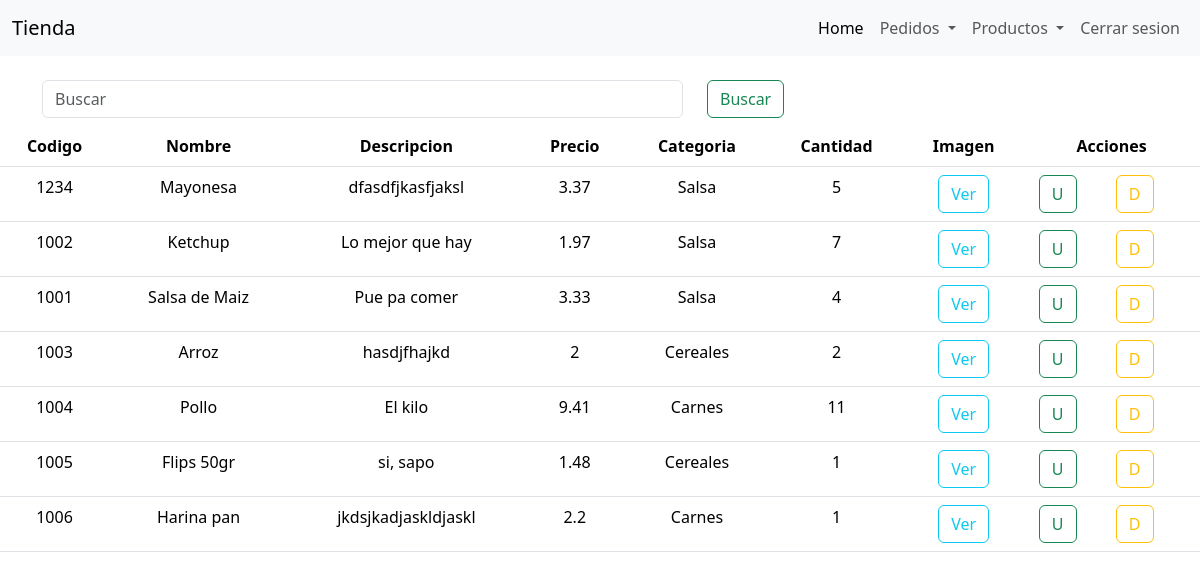
The app's page /admin/inventario.php, older data.
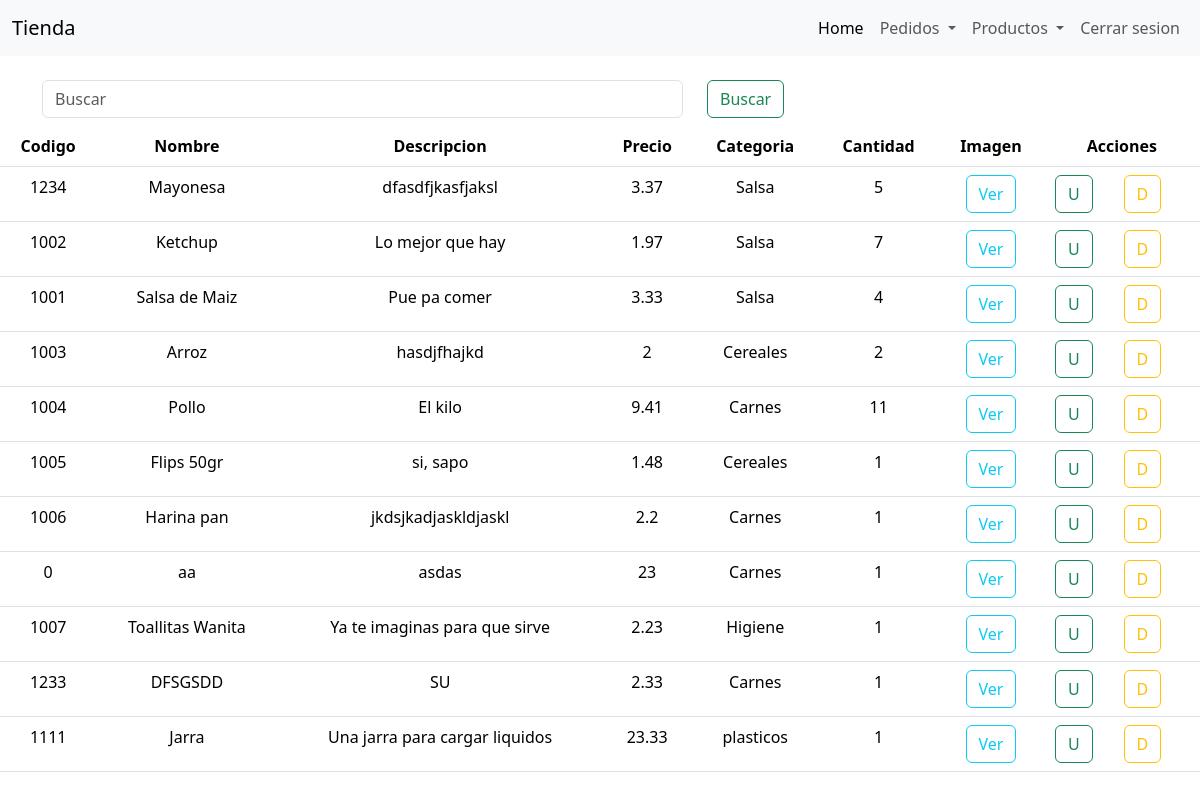
The same page, newer data.
### tables this page shows
CREATE TABLE `productos` (
  `codigo_producto` int(11) NOT NULL,
  `nombre` varchar(20) NOT NULL,
  `descripcion` text NOT NULL,
  `precio` float NOT NULL,
  `foto_producto` text DEFAULT NULL,
  `top` tinyint(1) NOT NULL DEFAULT 0,
  `id_categoria` int(11) NOT NULL
);

CREATE TABLE `categorias` (
  `id_categoria` int(11) NOT NULL,
  `categoria` varchar(30) NOT NULL
);

CREATE TABLE `inventario` (
  `id_inventario_discreto` int(11) NOT NULL,
  `codigo_producto` int(11) NOT NULL,
  `cantidad` int(11) NOT NULL
);

### admin/inventario.php (the view, shortened to what this page needs)
<!DOCTYPE html>
<html lang="en">
<head>
    <link rel="stylesheet" href="./css/sweetalert2.css">
</head>
<body>
    <header>
        <?php include "./modulos/navbar.php"; ?>
    </header>
    <main class="mt-4">
        <div class="container">
            <div class="row">
                <div class="col-7"><input type="text" class="form-control" placeholder="Buscar" oninput="search(this.value)"></div>
                <div class="col-3">
                    <button class="btn btn-outline-success">Buscar</button>
                </div>
            </div>
        </div>
        <table class="table mt-2 text-center">
            <thead>
                <tr>
                    <th>Codigo</th>
                    <th>Nombre</th>
                    <th>Descripcion</th>
                    <th>Precio</th>
                    <th>Categoria</th>
                    <th>Cantidad</th>
                    <th>Imagen</th>
                    <th>Acciones</th>
                </tr>
            </thead>
            <tbody id="table">
                <?php
                    include "../php/conn.php";
                    $sql = "SELECT a.codigo_producto, a.nombre, a.descripcion, a.precio, c.categoria, b.cantidad, a.foto_producto FROM productos a JOIN inventario b ON a.codigo_producto = b.codigo_producto JOIN categorias c ON c.id_categoria = a.id_categoria;";
                    $result = $conn->query($sql);
                    while($producto = $result->fetch_assoc()){
                        echo "<tr>";
                        echo "<td>".$producto['codigo_producto']."</td>";
                        echo "<td>".$producto['nombre']."</td>";
                        echo "<td>".$producto['descripcion']."</td>";
                        echo "<td>".$producto['precio']."</td>";
                        echo "<td>".$producto['categoria']."</td>";
                        echo "<td>".$producto['cantidad']."</td>";
                        echo "<td><button class='btn btn-outline-info' onclick='openAlert({$producto['codigo_producto']}, \"{$producto['foto_producto']}\")'>Ver</button></td>";
                        echo "<td><div class='row'>
                        <div class='col-12 col-lg-5'>
                            <button class='btn btn-outline-success'>U</button>
                        </div>
                        <div class='col-12 col-lg-5'>
                        <button class='btn btn-outline-warning'>D</button>
                        </div>
                        </div></td>";
                        echo "</tr>";
                    }
                ?>
            </tbody>
        </table>
    </main>
</body>
</html>

### admin/modulos/navbar.php (shortened to what this page needs)
<link rel="stylesheet" href="css/bootstrap.min.css">
<header>
    <nav class="navbar navbar-expand-lg bg-body-tertiary">
        <div class="container-fluid">
            <a class="navbar-brand" href="../index.php">Tienda</a>
            <div class="collapse navbar-collapse" id="navbarSupportedContent">
                <ul class="navbar-nav p-2 p-lg-0 ms-lg-auto mb-2 mb-lg-0">
                <li class="nav-item">
                    <a class="nav-link active" aria-current="page" href="./home.php">Home</a>
                </li>
                <li class="nav-item dropdown">
                    <a class="nav-link dropdown-toggle" href="#" role="button" data-bs-toggle="dropdown" aria-expanded="false">
                    Pedidos
                    </a>
                </li>
                <li class="nav-item dropdown">
                    <a class="nav-link dropdown-toggle" href="#" role="button" data-bs-toggle="dropdown" aria-expanded="false">
                    Productos
                    </a>
                </li>
                <li class="nav-item">
                    <a class="nav-link" href="./php/logout.php">Cerrar sesion</a>
                </li>
                </ul>
            </div>
        </div>
    </nav>
</header>

Row changes from the older to the newer data that the page shows:
added productos: codigo_producto "0", nombre "aa", descripcion "asdas", precio "23", id_categoria.categoria "Carnes", inventario.cantidad "1"
added productos: codigo_producto "1007", nombre "Toallitas Wanita", descripcion "Ya te imaginas para que sirve", precio "2.23", id_categoria.categoria "Higiene", inventario.cantidad "1"
added productos: codigo_producto "1233", nombre "DFSGSDD", descripcion "SU", precio "2.33", id_categoria.categoria "Carnes", inventario.cantidad "1"
added productos: codigo_producto "1111", nombre "Jarra", descripcion "Una jarra para cargar liquidos", precio "23.33", id_categoria.categoria "plasticos", inventario.cantidad "1"
